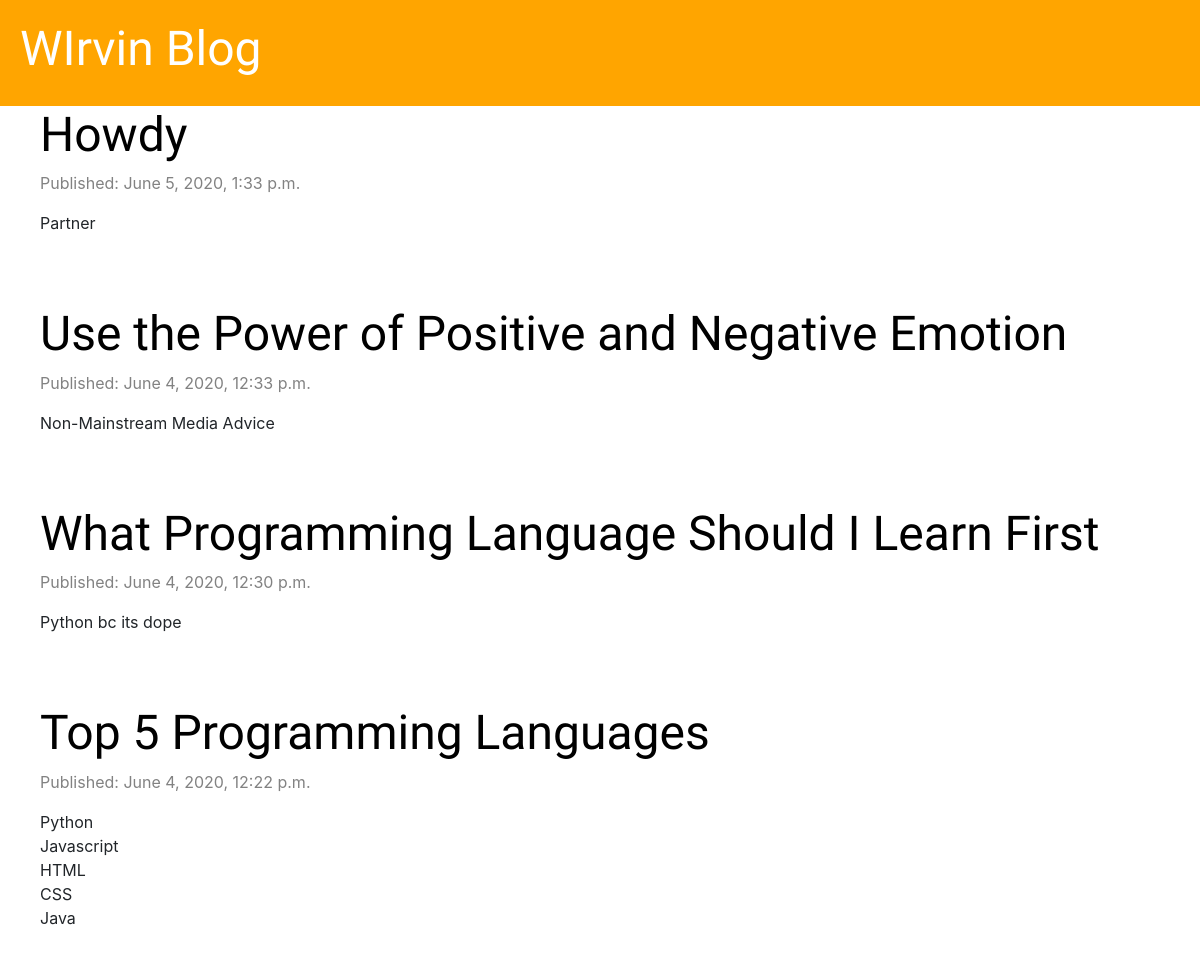
The app's page /, older data.
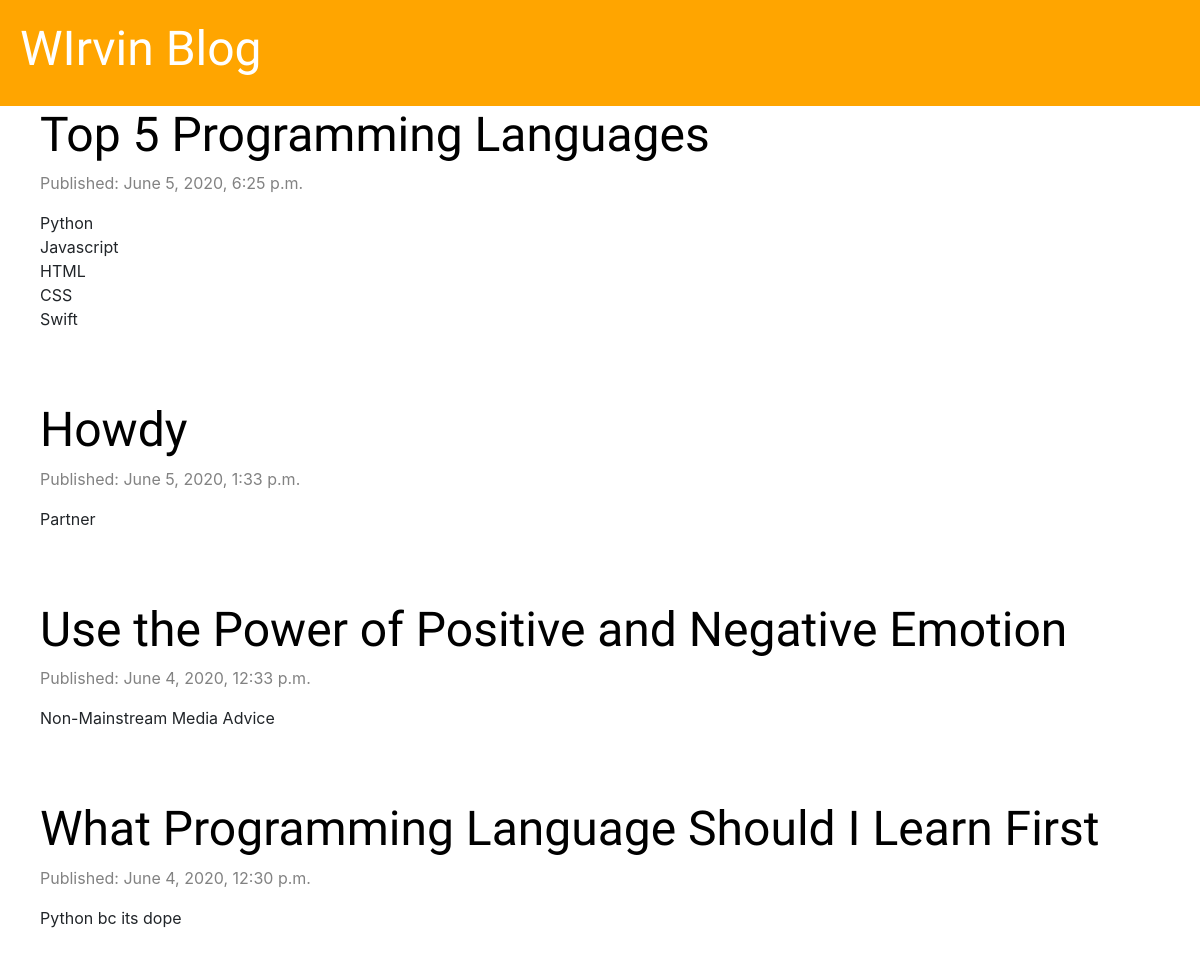
The same page, newer data.
### blogpost/models.py (models this page shows, shortened)
class Post(models.Model):
    author = models.ForeignKey('auth.User', on_delete=models.CASCADE)
    title = models.CharField(max_length=200)
    text = models.TextField()
    created_date = models.DateTimeField(default=timezone.now)
    published_date = models.DateTimeField(blank=True, null=True)

### blogpost/views.py (the view)
# urls.py: path('', views.post_list, name='post_list'),
def post_list(request):
    posts = Post.objects.all().filter(published_date__lte=timezone.now()).order_by('-published_date')
    stuff_for_front_end = {'posts': posts}
    return render(request, 'blog/post_list.html', stuff_for_front_end)

### blogpost/templates/blog/post_list.html
{% extends 'blog/base.html' %}
{% block content %}
{% for post in posts %}
<div class="post">
    <h2><a href="{% url 'post_detail' pk=post.pk %}">{{ post.title }}</a></h2>
    <div class="date">
        <p>Published: {{ post.published_date }}</p>
    </div>
    <p>{{ post.text|linebreaksbr }}</p>
</div>
{% endfor %}
{% endblock %}

### blogpost/templates/blog/base.html (shortened to what this page needs)
{% load static %}
<!DOCTYPE html>
<html lang="en">
<head>
    <link href="https://stackpath.bootstrapcdn.com/bootstrap/4.5.0/css/bootstrap.min.css" rel="stylesheet">
    <link rel="stylesheet" href="https://pro.fontawesome.com/releases/v5.10.0/css/all.css"/>
    <link rel="stylesheet" href="{% static 'css/blog.css' %}">
</head>
<body>
    <div class="page-header">
        <h1><a href="{% url 'post_list' %}">WIrvin Blog</a></h1>
    </div>
    <div class="content container">
        <div class="row">
            <div class="mol-md-8">
                {% block content %}
                {% endblock %}
            </div>
        </div>
    </div>
</body>
</html>

### blogpost/static/css/blog.css (style rules this page uses)
.page-header { background-color: orange; margin: 0; padding: 20px; }
.page-header h1, .page-header h1 a { color: white; font-size: 36pt; text-decoration: none; }
.content { margin-left: 40px; width 100%; }
h1, h2, h3, h4 { font-family: 'Inconsolata', serif; font-size: 48px; }
.date { color: #828282; }
.post { margin-bottom: 70px; }
.post h1 a, .post h2 a { color: black; }

Row changes from the older to the newer data that the page shows:
changed Post "Top 5 Programming Languages": published_date "June 4, 2020, 12:22 p.m." → "June 5, 2020, 6:25 p.m."; text "Python Javascript HTML CSS Java" → "Python Javascript HTML CSS Swift"; moves up the list
